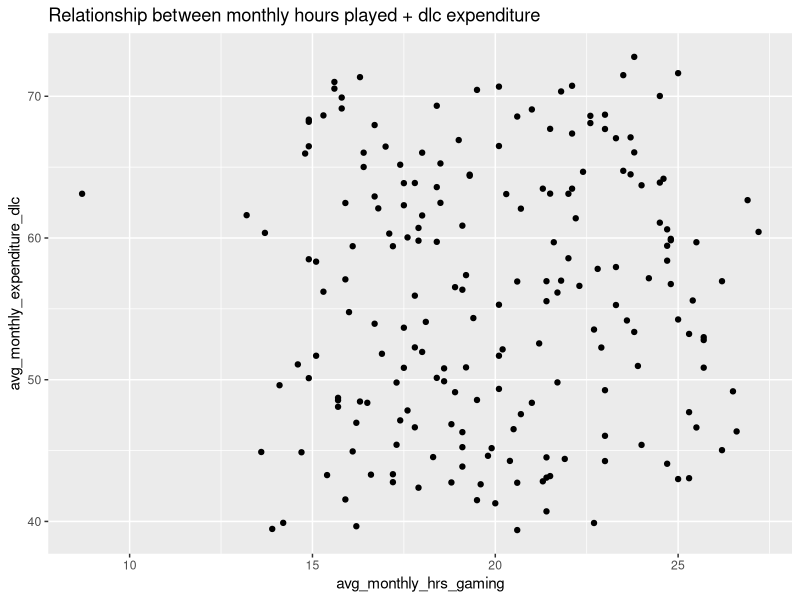

Reproduce this figure in R.
## ---- chunk 1
knitr::opts_chunk$set(echo = TRUE)
## ---- chunk 2
if(!require("readr"))
  install.packages("readr")
if(!require("dplyr"))
  install.packages("dplyr")
if(!require("ggplot2"))
  install.packages("ggplot2")
if(!require("knitr"))
  install.packages("knitr")
if(!require("kableExtra"))
  install.packages("kableExtra")

library(readr) # read_csv()
library(dplyr) # sample_n()
library(ggplot2) # plot linear regression
library(knitr) # Display data in tables
library(kableExtra) # Format tables
## ---- chunk 3
data <- read_csv("amalgamated_game_survey_250_2022.csv")
# kbl(data)

#kbl(sample_n(data, 200))
sample_data <- sample_n(data, 200) # tibble 200 x 11

# sample_data %>%
#   lm(avg_monthly_hrs_gaming ~ avg_monthly_expenditure_dlc, data = .) %>%
#   summary() # data summary

mod <- lm(avg_monthly_hrs_gaming ~ avg_monthly_expenditure_dlc, data = sample_data)
#summary(mod)

#attributes(mod)
#mod$residuals
# hist(mod$residuals)

ggplot(data = mod, mapping = aes(x = avg_monthly_hrs_gaming, y = avg_monthly_expenditure_dlc)) + 
  # geom_point(alpha = 0.1, color = "blue") # add colours for points
  geom_point() + 
  labs(title = "Relationship between monthly hours played + dlc expenditure")
